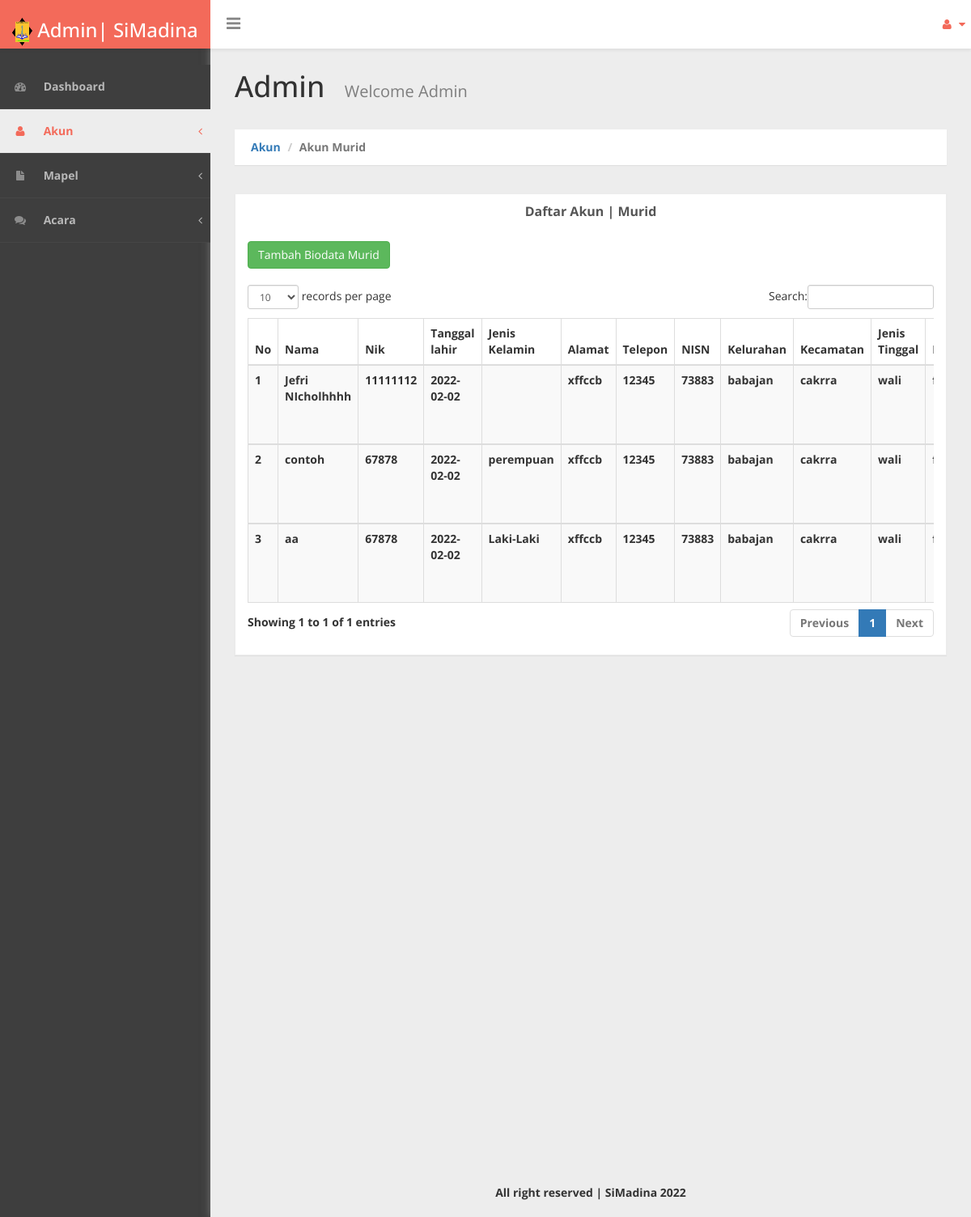
The page /admin/akun-murid.php on the database its author committed.
### tables this page shows
CREATE TABLE `murid` (
  `id_murid` int(11) NOT NULL,
  `nama` varchar(20) NOT NULL,
  `nik` int(20) NOT NULL,
  `ttl` date NOT NULL,
  `jenis_kelamin` varchar(20) NOT NULL,
  `alamat` varchar(20) NOT NULL,
  `telpon` int(12) NOT NULL,
  `nisn` varchar(20) NOT NULL,
  `kelurahan` varchar(20) NOT NULL,
  `kecamatan` varchar(20) NOT NULL,
  `jenis_tinggal` varchar(20) NOT NULL,
  `email` varchar(20) NOT NULL,
  `nidn` varchar(20) NOT NULL,
  `agama` varchar(20) NOT NULL,
  `nama_ibu` varchar(20) NOT NULL,
  `pdd_ibu` varchar(20) NOT NULL,
  `pekerjaan_ibu` varchar(20) NOT NULL,
  `penghasilan_ibu` int(20) NOT NULL,
  `nama_ayah` varchar(20) NOT NULL,
  `pdd_ayah` varchar(20) NOT NULL,
  `pekerjaan_ayah` varchar(20) NOT NULL,
  `penghasilan_ayah` int(20) NOT NULL,
  `no_kk` int(11) NOT NULL,
  `kelas` varchar(10) NOT NULL,
  `kebutuhan_khusus` varchar(20) NOT NULL,
  `jarak_rumah` float NOT NULL,
  `foto` text NOT NULL
);

### admin/akun-murid.php (the view, shortened to what this page needs)
<?php
include 'config.php';
?>
<!DOCTYPE html>
<html xmlns="http://www.w3.org/1999/xhtml">
<head>
    <link href="assets/css/bootstrap.css" rel="stylesheet" />
    <link href="assets/css/font-awesome.css" rel="stylesheet" />
    <link href="assets/css/custom-styles.css" rel="stylesheet" />
    <link href="assets/js/dataTables/dataTables.bootstrap.css" rel="stylesheet" />
</head>
<body>
    <div id="wrapper">
        <nav class="navbar navbar-default top-navbar" role="navigation">
            <div class="navbar-header">
                <a class="navbar-brand" href="dashboard-admin.php"><strong> <h3> <img style="margin-right: 0px;" width=25 height=35 src="assets/logo/logo-tk.png"/> Admin| SiMadina </h3> <strong></a>
                <div id="sideNav" href="">
                    <i class="fa fa-bars icon"></i>
                </div>
            </div>
            <ul class="nav navbar-top-links navbar-right">
                <li class="dropdown">
                    <a class="dropdown-toggle" data-toggle="dropdown" href="#" aria-expanded="false">
                        <i class="fa fa-user fa-fw"></i> <i class="fa fa-caret-down"></i>
                    </a>
                </li>
            </ul>
        </nav>
        <nav class="navbar-default navbar-side" role="navigation">
            <div class="sidebar-collapse">
                <ul class="nav" id="main-menu">
                    <li>
                        <a href="dashboard-admin.php"><i class="fa fa-dashboard"></i> Dashboard</a>
                    </li>
                    <li>
                        <a href="buat-akun.php" class="active-menu" ><i class="fa fa-user"></i> Akun<span class="fa arrow"></span></a>
                    </li>
                    <li>
                        <a href="masukkan-jadwal-admin.php"><i class="fa fa-file"></i> Mapel<span class="fa arrow"></span></a>
                    </li>
                    <li>
                        <a href="persetujuan-raport-admin.php"><i class="fa fa-comments"></i> Acara<span class="fa arrow"></span></a>
                    </li>
                </ul>
            </div>
        </nav>
        <div id="page-wrapper" >
            <div class="header">
                    <h1 class="page-header">
                        Admin <small> Welcome Admin</small>
                    </h1>
                        <ol class="breadcrumb">
                            <li><a href="#">Akun</a></li>
                            <li class="active">Akun Murid</li>
                        </ol>
            </div>
            <div id="page-inner">
                <div class="row">
                    <div class="col-md-12">
                        <div class="panel panel-default">
                            <div class="panel-heading">
                                <center>Daftar Akun | Murid</center>
                            </div>
                                <div class="panel-body">
                                <a href="tambah-biodata-murid.php" class="btn btn-success">Tambah Biodata Murid<span></span> </a> <br> <br>
                                    <div class="table-responsive">
                                        <table class="table table-striped table-bordered table-hover" id="dataTables-example">
                                            <thead>
                                                <tr>
                                                    <th>No</th>
                                                    <th>Nama</th>
                                                    <th>Nik</th>
                                                    <th>Tanggal lahir</th>
                                                    <th>Jenis Kelamin</th>
                                                    <th>Alamat</th>
                                                    <th>Telepon</th>
                                                    <th>NISN</th>
                                                    <th>Kelurahan</th>
                                                    <th>Kecamatan</th>
                                                    <th>Jenis Tinggal</th>
                                                    <th>Email</th>
                                                </tr>
                                                    </thead>
                                                        <tbody>
                                                            <?php
                                                                $no=1;
                                                                $query=mysqli_query($conn,"select * from murid");
                                                                while($row=mysqli_fetch_array($query)){
                                                            ?>
                                                            <tr class="odd gradeX">
                                                                <td><?php echo $no++ ?></td>
                                                                <td><?php echo $row['nama']; ?></td>
                                                                <td><?php echo $row['nik']; ?></td>
                                                                <td><?php echo $row['ttl']; ?></td>
                                                                <td><?php echo $row['jenis_kelamin']; ?></td>
                                                                <td><?php echo $row['alamat']; ?></td>
                                                                <td><?php echo $row['telpon']; ?></td>
                                                                <td><?php echo $row['nisn']; ?></td>
                                                                <td><?php echo $row['kelurahan']; ?></td>
                                                                <td><?php echo $row['kecamatan']; ?></td>
                                                                <td><?php echo $row['jenis_tinggal']; ?></td>
                                                                <td><?php echo $row['email']; ?></td>
                                                            </tr>
                                                        </tbody>
                                                <?php
                                                }
                                                ?>
                                        </table>
                                    </div>
                                </div>
                        </div>
                    </div>
                </div>
            <div class="row">
                <div class="col-md-6">
                </div>
            </div>
            </div>
                <footer><p><center> All right reserved | SiMadina 2022</center></p>
            </div>
    </div>
</body>
</html>

### admin/assets/css/custom-styles.css (style rules this page uses)
body { font-family: 'Open Sans', sans-serif; background: #3E3E3E; }
#wrapper { width: 100%; }
#page-wrapper { padding: 15px 15px; min-height: 600px; background: #EDEDED; }
#page-inner { width:100%; margin:10px 20px 10px 0px; background-color:transparent; padding: 15px 30px; min-height:1200px; }
h1, .h1, h2, .h2, h3, .h3 { margin-top: 7px; margin-bottom: -5px; }
p { font-size:16px; line-height:25px; padding-top:20px; }
.navbar-side { z-index: 0; }
.panel { border-radius:0px; }
.navbar-side .nav > li > a > i { color: #8C8C8C;padding: 8px;width: 30px;text-align: center; }
.top-navbar { position: fixed; width: 100%; z-index: 300; -webkit-box-shadow: 0 3px 3px rgba(0, 0, 0, 0.05); -moz-box-shadow: 0 3px 3px rgba(0, 0, 0, 0.05); box-shadow: 0 3px 3px rgba(0, 0, 0, 0.05); }
.navbar-side { z-index: 1; position: fixed; width: 260px; top: 80px; }
#page-wrapper { position: relative; top: 55px; box-shadow: 0 0 10px #757575; -moz-box-shadow: 0 0 10px #757575; -webkit-box-shadow: 0 0 10px #757575; }
.breadcrumb { padding: 12px 10px 12px 20px; margin-bottom: 20px; list-style: none; border-radius: 0; -webkit-box-shadow: 0 1px 1px rgba(0,0,0,.05); box-shadow: 0 1px 1px rgba(0,0,0,.05);background: #fff; }
.page-header { margin: 0;border-bottom: 1px solid transparent;text-align: left;background-color: rgb(237, 237, 237);padding: 32px 22px 32px 0;color: #323232; }
.panel-default { border-color: #ECECEC; }
.panel-default > .panel-heading { color: #555; border-color: #FFF; font-weight:bold;background: #FFFFFF; font-size: 16px; text-shadow: none; }
.panel-heading { border-bottom: 1px solid transparent; border-top-left-radius: 3px; border-top-right-radius: 3px; }
.header { margin: 0 30px; }
h1.page-header small { color: #7E7E7E; margin-left: 15px; font-size: 20px; }
i.fa.fa-bars { font-size: 20px; margin: 12px 0 0; }
footer p { font-size: 14px; }
.top-navbar { margin:0px; }
.top-navbar .navbar-brand { color: #fff;width: 260px;text-align: left;height: 60px;font-size: 24px;font-weight: 700;line-height: 30px;background: #F36A5A; }
.top-navbar .nav > li { position: relative; display: inline-block; margin: 0px; padding: 0px; }
.top-navbar .nav > li > a { position: relative; display: block; padding: 20px;color: #FFFFFF; margin: 0px; }
.active-menu, .active-menu i { background-color: #EDEDED !important; color: #F36A5A !important; }
.active-menu i { color: #F36A5A !important; }
.arrow { float: right; margin-top: 8px; }
.fa.arrow:before { content: "\f104"; }
.sidebar-collapse , .sidebar-collapse .nav { background:none; }
.sidebar-collapse .nav { padding:0; }
.sidebar-collapse .nav > li > a { color: #B8B8B8; background:transparent; text-shadow:none; font-size: 14px; }
.sidebar-collapse > .nav > li > a { padding: 12px 10px; }
.sidebar-collapse > .nav > li { border-bottom: 1px solid rgba(107, 108, 109, 0.19); }
.navbar-side { border:none; background: #3E3E3E; }
.top-navbar { background: #FFFFFF; border-bottom:none; }
.top-navbar .nav > li > a > i { margin-right: 2px; }
.navbar-default { border:0px solid black; }
.navbar-header { background: transparent; }
.nav > li > a > i { margin-right:10px; color: rgb(243, 106, 90); }
#sideNav { float: left; left: 0; z-index: 3; color: #868686; cursor:pointer; border-radius: 0; width: 14px; font-size: 48px; line-height: 0; margin: 7px 0 0 20px; }
@media (min-width:768px) { #page-wrapper { margin: 0 0 0 260px; padding: 0; min-height: 1200px; } }
@media (min-width:768px) { .navbar-side { width: 260px; z-index: 1; } }
@media (min-width:768px) { .navbar { border-radius: 0px; } }

### rows shown on the page
murid: nama "Jefri NIcholhhhh", nik "11111112", ttl "2022-02-02", alamat "xffccb", telpon "12345", nisn "73883", kelurahan "babajan", kecamatan "cakrra", jenis_tinggal "wali"
murid: nama "contoh", nik "67878", ttl "2022-02-02", jenis_kelamin "perempuan", alamat "xffccb", telpon "12345", nisn "73883", kelurahan "babajan", kecamatan "cakrra", jenis_tinggal "wali"
murid: nama "aa", nik "67878", ttl "2022-02-02", jenis_kelamin "Laki-Laki", alamat "xffccb", telpon "12345", nisn "73883", kelurahan "babajan", kecamatan "cakrra", jenis_tinggal "wali"
